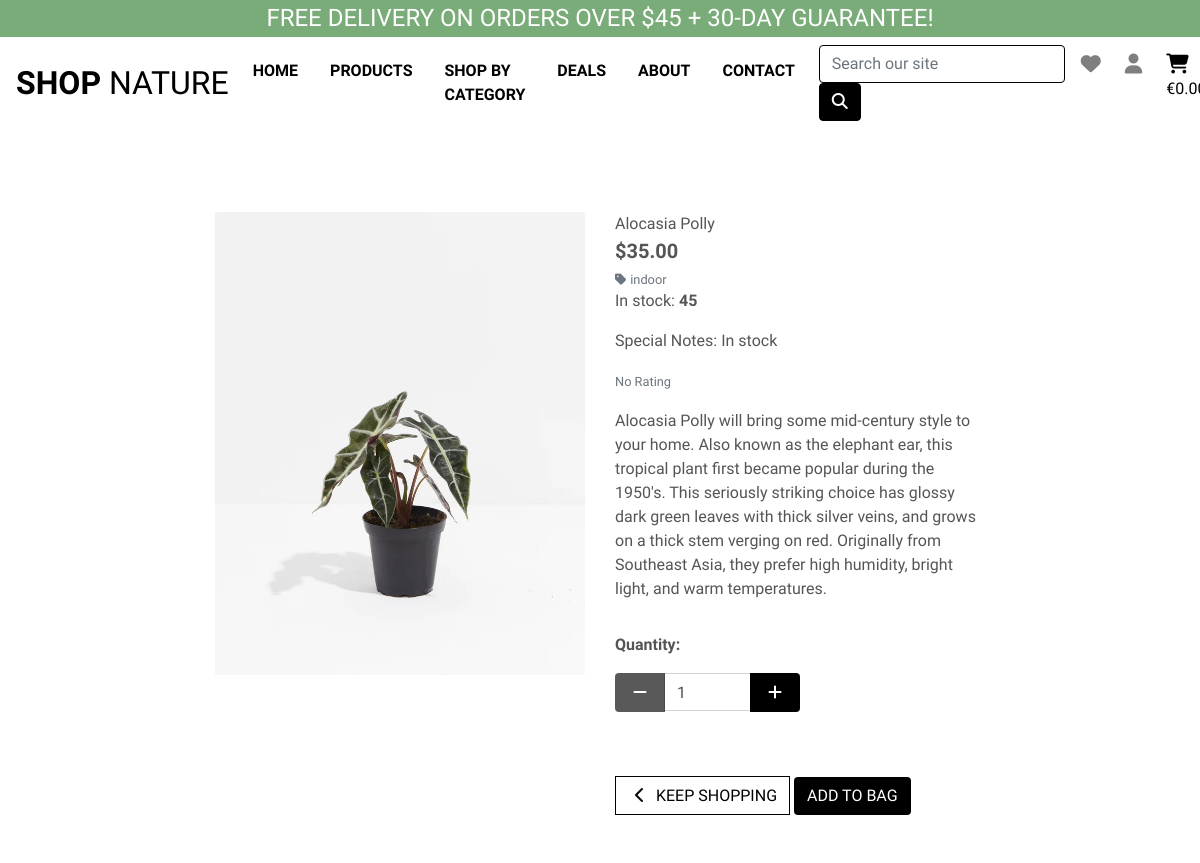
/products/1, run on the app's committed database.
### products/models.py (models this page shows, shortened)
class Product(models.Model):
    category = models.ForeignKey(
        'Category', null=True, blank=True, on_delete=models.CASCADE)
    sku = models.CharField(max_length=254, null=True, blank=True)
    name = models.CharField(max_length=254)
    description = models.TextField()
    price = models.DecimalField(max_digits=6, decimal_places=2)
    rating = models.DecimalField(
        max_digits=6, decimal_places=2, null=True, blank=True)
    image = models.ImageField(null=True, blank=True)
    alt = models.CharField(
        max_length=300,
        null=True,
        blank=True,
        unique=False,
        verbose_name='Alt text',
        help_text='format: required, max_length=300'
    )
    is_petfriendly = models.BooleanField()

class Category(models.Model):
    class Meta:
        verbose_name_plural = 'Categories'
    name = models.CharField(max_length=254)
    friendly_name = models.CharField(
        max_length=254, null=True, blank=True)

class Stock(models.Model):
    product = models.ForeignKey('Product', on_delete=models.CASCADE)
    quantity = models.IntegerField()
    special_notes = models.CharField(
        max_length=1000,null=True, blank=True)

### products/views.py (the view)
# urls.py: path('<product_id>', views.product_detail, name='product_detail'),
def product_detail(request, product_id):
    product = get_object_or_404(Product, pk=product_id)
    context = {
        'product': product,
    }
    return render(request, 'products/product_detail.html', context)

### cart/contexts.py (called while the page is built, shortened)
def cart_contents(request):
    cart_items = []
    total = 0
    product_count = 0
    cart = request.session.get('cart', {})
    if total < settings.FREE_DELIVERY_THRESHOLD:
        delivery = total * Decimal(settings.STANDARD_DELIVERY_PERCENTAGE / 100)
        free_delivery_delta = settings.FREE_DELIVERY_THRESHOLD - total
    else:
        delivery = 0
        free_delivery_delta = 0
    grand_total = delivery + total
    context = {
        'cart_items': cart_items,
        'total': total,
        'product_count': product_count,
        'delivery': delivery,
        'free_delivery_delta': free_delivery_delta,
        'free_delivery_threshold': settings.FREE_DELIVERY_THRESHOLD,
        'grand_total': grand_total,
    }
    return context

### products/templates/products/product_detail.html (shortened to what this page needs)
{% extends "base.html" %}
{% load static %}
{% block page_header %}
<div class="container header-container">
</div>
{% endblock %}
{% block content %}
<div class="overlay"></div>
<div class="container-fluid">
    <div class="row">
        <div class="col-12 col-md-6 col-lg-4 offset-lg-2">
            <div class="image-container my-5">
                {% if product.image %}
                <a href="{{ product.image.url }}" target="_blank">
                    <img class="card-img-top img-fluid" src="{{ product.image.url }}" alt="{{ product.name }}">
                </a>
                {% else %}
                <a href="">
                    <img class="card-img-top img-fluid" src="{{ MEDIA_URL }}" alt="{{ product.name }}">
                </a>
                {% endif %}
            </div>
        </div>
        <div class="col-12 col-md-6 col-lg-4">
            <div class="product-details-container mb-5 mt-md-5">
                <p class="mb-0">{{ product.name }}</p>
                <p class="lead mb-0 text-left font-weight-bold">${{ product.price }}</p>
                {% if product.category %}
                <p class="small mt-1 mb-0">
                    <a class="text-muted" href="{% url 'products' %}?category={{ product.category.name }}">
                        <i class="fas fa-tag mr-1"></i>{{ product.category.friendly_name }}
                    </a>
                </p>
                {% endif %}
                {% for stock in product.stock_set.all %}
                {% if stock.quantity > 0 %}
                <p>In stock: <strong>{{ stock.quantity }}</strong></p>
                {% else %}
                <p>Coming soon</p>
                {% endif %}
                <p>Special Notes: {{ stock.special_notes }}</p>
                {% endfor %}
                {% if product.rating %}
                <small class="text-muted"><i class="fas fa-star mr-1"></i>{{ product.rating }} / 5</small>
                {% else %}
                <small class="text-muted">No Rating</small>
                {% endif %}
                <p class="mt-3">{{ product.description }}</p>
            <form class="form" action="{% url  'add_to_cart' product.id %}" method="POST">
                <div class="form-row">
                    <div class="col-12">
                        <p class="mt-3"><strong>Quantity:</strong></p>
                        <div class="form-group w-50">
                            <div class="input-group">
                                <div class="input-group-prepend">
                                    <button class="decrement-qty btn btn-black rounded-2"
                                        data-item_id="{{ product.id }}" id="decrement-qty_{{ product.id }}">
                                        <span class="icon">
                                            <i class="fas fa-minus"></i>
                                        </span>
                                    </button>
                                </div>
                                <input class="rounded-2 form-control qty_input" type="number" name="quantity" value="1"
                                    min="1" max="99" data-item_id="{{ product.id }}" id="id_qty_{{ product.id }}">
                                <div class="input-group-append">
                                    <button class="increment-qty btn btn-black rounded-2"
                                        data-item_id="{{ product.id }}" id="increment-qty_{{ product.id }}">
                                        <span class="icon">
                                            <i class="fas fa-plus"></i>
                                        </span>
                                    </button>
                                </div>
                            </div>
                        </div>
                    </div>
                    <div class="col-12">
                        <a href="{% url 'products' %}" class="btn btn-outline-black rounded-0 mt-5">
                            <span class="icon">
                                <i class="fas fa-chevron-left"></i>
                            </span>
                            <span class="text-uppercase">Keep Shopping</span>
                        </a>
                        <input type="submit" class="btn btn-black rounded-2 text-uppercase mt-5" value="Add to Bag">
                    </div>
                </div>
            </form>
        </div>
    </div>
</div>
</div>
{% endblock %}

### templates/base.html (shortened to what this page needs)
{% load static %}
<!doctype html>
<html lang="en">
<head>
    {% block corecss %}
    <link rel="stylesheet" href="https://stackpath.bootstrapcdn.com/bootstrap/4.4.1/css/bootstrap.min.css"
>
    <link rel="stylesheet" href="{% static 'css/base.css' %}">
    {% endblock %}
</head>
<body>
    <header class="fixed-top">
        <div id="delivery-banner" class="row text-center">
            <div class="col bg-black text-white">
                <h4 class="logo-font my-1">Free delivery on orders over ${{ free_delivery_threshold }} + 30-Day
                    Guarantee!</h4>
            </div>
        </div>
        <nav class="navbar navbar-expand-lg navbar-light bg-white">
            <a href="{% url 'home' %}" class="navbar-brand">
                <h2 class="logo-font text-black my-0"><strong>Shop</strong> Nature</h2>
            </a>
            <div class="collapse navbar-collapse" id="navbarNav">
                <ul class="navbar-nav w-auto mx-auto">
                    <li class="nav-item">
                        <a class="logo-font font-weight-bold nav-link text-black mr-3" href="{% url 'home' %}"
                            id="home-link">
                            Home
                        </a>
                    </li>
                    <li class="nav-item dropdown">
                        <a class="logo-font font-weight-bold nav-link text-black mr-3" href="#" id="category-link"
                            data-toggle="dropdown" aria-haspopup="true" aria-expanded="false">
                            Products
                        </a>
                    </li>
                    <li class="nav-item dropdown">
                        <a class="logo-font font-weight-bold nav-link text-black mr-3" href="#" id="category-link"
                            data-toggle="dropdown" aria-haspopup="true" aria-expanded="false">
                            Shop By Category
                        </a>
                    </li>
                    <li class="nav-item dropdown">
                        <a class="logo-font font-weight-bold nav-link text-black mr-3" href="#" id="deals-link"
                            data-toggle="dropdown" aria-haspopup="true" aria-expanded="false">
                            Deals
                        </a>
                    </li>
                    <li class="nav-item">
                        <a class="logo-font font-weight-bold nav-link text-black mr-3" href="" id="about-link">
                            About
                        </a>
                    </li>
                    <li class="nav-item">
                        <a class="logo-font font-weight-bold nav-link text-black mr-3" href="" id="contact-link">
                            Contact
                        </a>
                    </li>
                </ul>
                <ul class="navbar-nav ml-auto">
                    <li class="nav-item">
                        <form class="form-inline my-2 my-lg-0" method="GET" action="{% url 'products' %}">
                            <input class="form-control mr-sm-2 border border-black rounded-2" type="text" name="q"
                                placeholder="Search our site">
                            <button class="btn btn-black border border-black rounded-2 mr-3" type="submit">
                                <i class="fas fa-search"></i>
                            </button>
                        </form>
                    </li>
                    <li class="nav-item">
                        <a class="nav-link" href="">
                            <i class="fa-solid fa-heart fa-lg mr-2"></i>
                        </a>
                    </li>
                    <li class="nav-item dropdown">
                        <a class="nav-link" href="#" id="user-options" data-toggle="dropdown" aria-haspopup="true"
                            aria-expanded="false">
                            <i class="fas fa-user fa-lg mr-2"></i>
                        </a>
                    </li>
                    <li class="nav-item list-inline-item">
                        <a class="{% if grand_total %}text-success font-weight-bold{% else %}text-black{% endif %} nav-link"
                            href="{% url 'view_cart' %}">
                            <i class="fa-solid fa-cart-shopping fa-lg"></i>
                            <span class="d-none d-lg-inline">
                                {% if grand_total %}
                                ${{ grand_total|floatformat:2 }}
                                {% else %}
                                €0.00
                                {% endif %}
                            </span>
                        </a>
                    </li>
                </ul>
            </div>
        </nav>
    </header>
    {% block page_header %}
    {% endblock %}
    {% block content %}
    {% endblock %}
</body>
</html>

### static/css/base.css (style rules this page uses)
html { height: 100%; }
body { background: url('/media/heroo.jpg') no-repeat center center fixed; background-size: cover; height: calc(100vh - 164px); color: #555; font-family: 'Raleway'; }
.icon { align-items: center; display: inline-flex; justify-content: center; height: 1.5rem; width: 1.5rem; }
.logo-font { text-transform: uppercase; }
.btn-black { background: black; color: white; }
.btn-outline-black { background: white; color: black !important; border: 1px solid black; }
.text-black { color: #000 !important; }
.border-black { border: 1px solid black !important; }
.bg-black { background-color: #79AC78 !important; }
.overlay { height: 100%; width: 100%; top: 0; left: 0; position: fixed; background: white; z-index: -1; }
@media (min-width: 1200px) { .container { max-width: 80%; } }
@media (min-width: 992px) { .header-container { padding-top: 164px; } }

### data on the page
Product: image (picture), name "Alocasia Polly", price "35.00", category.friendly_name "indoor", description "Alocasia Polly will bring some mid-century style to your home. Also known as the elephant ear, this tropical plant first became popular during the 1950's. This seriously striking choice has glossy dark green leaves with thick silver veins, and grows on a thick stem verging on red. Originally from Southeast Asia, they prefer high humidity, bright light, and warm temperatures.", quantity "1"
Stock: quantity "45", special_notes "In stock"

### other printed values
{{ free_delivery_threshold }} "45"
